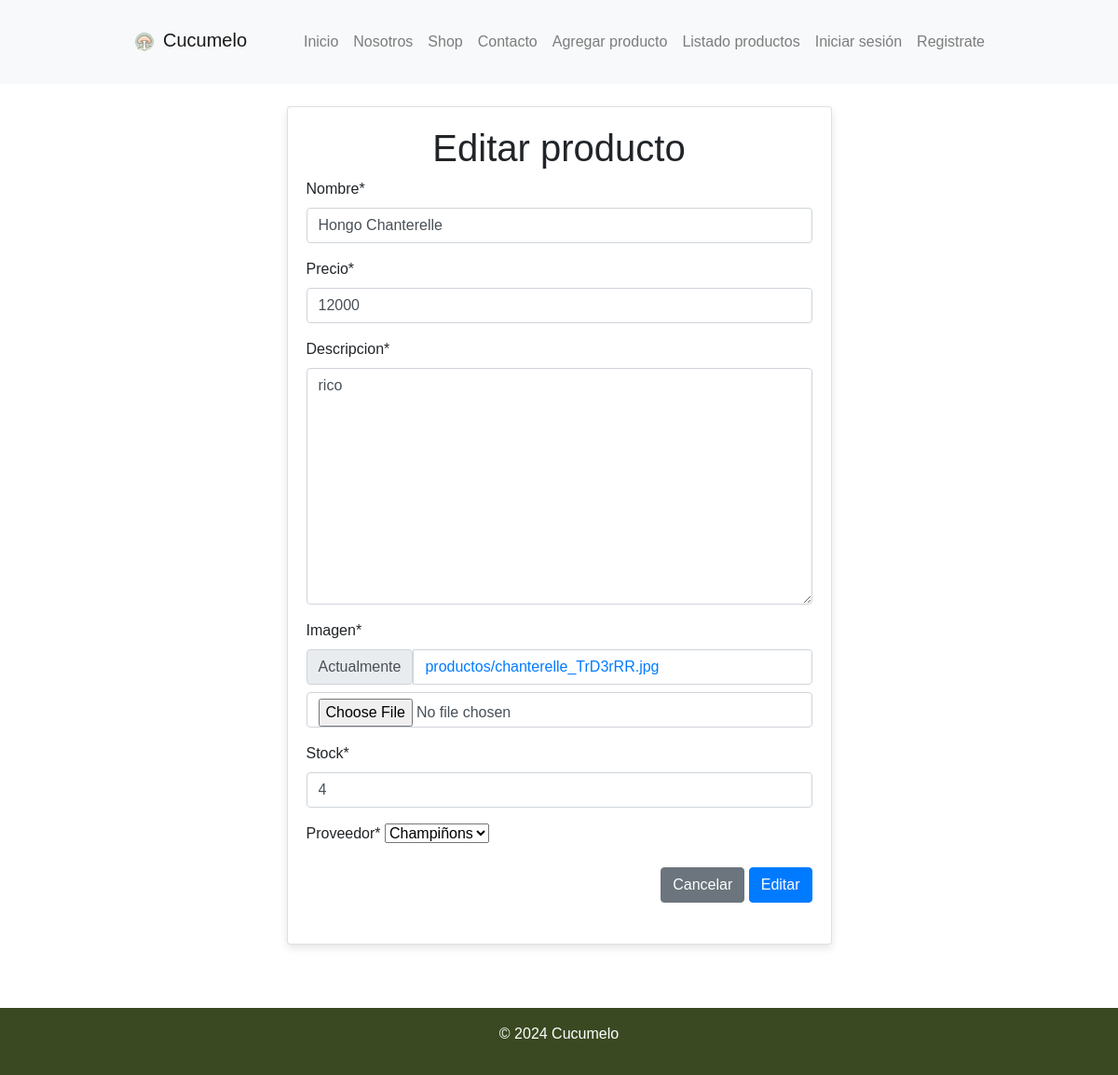
Page /modificar-producto/3/ on the committed database.
### app/models.py (models this page shows, shortened)
class Producto (models.Model):
    nombre = models.CharField(max_length=50)
    precio = models.IntegerField()
    descripcion = models.TextField(max_length=100)
    imagen = models.ImageField(upload_to="productos", null=True)
    stock = models.IntegerField(default=0)
    proveedor = models.ForeignKey(Proveedor, on_delete=models.PROTECT)

class Proveedor (models.Model):
    nombre= models.CharField(max_length=50)
    def __str__(self):
        return  self.nombre

### app/views.py (the view, shortened to what this page needs)
# urls.py: path('modificar-producto/<id>/', modificar_producto, name="modificar_producto"),
def modificar_producto (request, id):
    producto = get_object_or_404 (Producto, id=id)
    data = {
            'form': ProductoForm(instance=producto)
    }
    return render (request, 'app/producto/modificar.html', data)

### app/forms.py
class ProductoForm(forms.ModelForm):
    class Meta:
        model = Producto
        fields = ['nombre', 'precio', 'descripcion', 'imagen', 'stock', 'proveedor']

### app/templates/app/producto/modificar.html (shortened to what this page needs)
{% extends 'app/base.html' %} {% block contenido %} {% load crispy_forms_tags %}
<div class="row mt-4">
  <div class="col-12 col-md-6 offset-md-3">
    <div class="card">
      <div class="card-body">
        <h1 class="text-center">Editar producto</h1>
        <form action="" method="post" enctype="multipart/form-data">
          {% csrf_token %} {{ form|crispy }}
          <div class="d-flex justify-content-end">
            <input type="reset" value="Cancelar" class="btn btn-secondary" />
            <input type="submit" value="Editar" class="btn btn-primary" />
          </div>
        </form>
      </div>
    </div>
  </div>
</div>
{% endblock %}

### app/Static/App/css/style.css (style rules this page uses)
body { font-family: Arial, sans-serif; margin: 0; padding: 0; }
.card { margin-bottom: 20px; box-shadow: 0 4px 8px rgba(0, 0, 0, 0.1); transition: box-shadow 0.3s ease-in-out; }
.btn-primary { background-color: #007bff; border-color: #007bff; }

### rows in the picture
Producto: nombre "Hongo Chanterelle", precio "12000", descripcion "rico", stock "4", proveedor "Champiñons"
